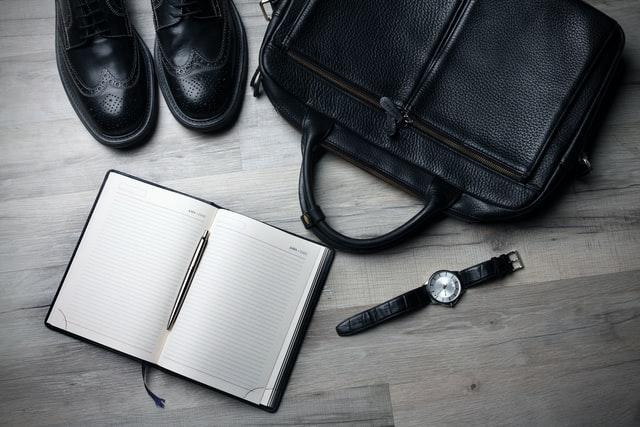
#> input picture data/image.jpg, 640 x 427 px
$ python filters_test.py
#> lines starting #> are read from the running program, lines starting #| are printed output that depends on the picture
### filters.py
#
#   @date:  [TODO: Today's date]
#   @author: [TODO: Student Names]

# This file is for the solutions of the wet part of HW2 in
# "Concurrent and Distributed Programming for Data processing
# and Machine Learning" course (02360370), Winter 2024
#
from numba import njit, cuda, prange
import imageio

import matplotlib.pyplot as plt
import numpy as np


'''
def correlation_gpu(kernel, image):
    ''''''Correlate using gpu
    Parameters
    ----------
    kernel : numpy array
        A small matrix
    image : numpy array
        A larger matrix of the image pixels

    Return
    ------
    An numpy array of same shape as image
    ''''''
    kernel_global_mem = cuda.to_device(kernel)

    image_global_mem = cuda.to_device(image)

    result_global_mem = cuda.device_array((image.shape[0], image.shape[1]))

    threadsperblock =  image.shape[1]

    blockspergrid = image.shape[0]

    correlation_kernel[blockspergrid, threadsperblock](kernel_global_mem, image_global_mem, result_global_mem)


    result = result_global_mem.copy_to_host()
    return result


@cuda.jit
def correlation_kernel(kernel, image, result):

    ty = cuda.threadIdx.x
    tx = cuda.blockIdx.x

    image_row = tx - ((kernel.shape[0] - 1) / 2)
    image_column = ty - ((kernel.shape[1] - 1) / 2)

    sum = 0

    for kernel_row in range(kernel.shape[0]):
        curr_image_row = image_row + kernel_row# - int((kernel.shape[0] - 1) / 2)
        if (curr_image_row < 0 or curr_image_row >= image.shape[0]):
            continue
        for kernel_column in range(kernel.shape[1]):
            curr_image_column = image_column + kernel_column# - int((kernel.shape[1] - 1) / 2)
            if (curr_image_column < 0 or curr_image_column >= image.shape[1]):
                continue
            sum += kernel[kernel_row][kernel_column] * image[curr_image_row][curr_image_column]

    result[tx][ty] = sum
'''
@njit(parallel = False)
def calc_correlation(kernel, image, image_row , image_column):  #gets the top left of a matrix as a parameter
    sum = 0.0
    curr_image_row = 0
    curr_image_column = 0

    for kernel_row in prange(kernel.shape[0]):
        curr_image_row = image_row + kernel_row #- int((kernel.shape[0] - 1) / 2)
        if(curr_image_row < 0 or curr_image_row >= image.shape[0]):
            continue
        for kernel_column in prange(kernel.shape[1]):
            curr_image_column = image_column + kernel_column #- int((kernel.shape[1] - 1) / 2)
            if(curr_image_column < 0 or curr_image_column >= image.shape[1]):
                continue
            sum += kernel[kernel_row][kernel_column] * image[curr_image_row][curr_image_column]

    return sum

@njit(parallel = True)
def correlation_numba(kernel, image):
    '''Correlate using numba
    Parameters
    ----------
    kernel : numpy array
        A small matrix
    image : numpy array
        A larger matrix of the image pixels

    Return
    ------
    An numpy array of same shape as image
    '''

    result = np.zeros((image.shape[0], image.shape[1]))
    top_left_row = 0
    top_left_column = 0
    for i in prange(image.shape[0]):
        for j in prange(image.shape[1]):
            #they wrote in the piazza that we are allowed to assume that the kernel matrix has an odd number of rows and columns
            top_left_row = int(i - ((kernel.shape[0] - 1) / 2))
            top_left_column = int(j - ((kernel.shape[1] - 1) / 2))
            result[i][j] = calc_correlation(kernel, image, top_left_row, top_left_column)
    return result


def sobel_operator():
    '''Load the image and perform the operator
        ----------
        Return
        ------
        An numpy array of the image
        '''
    pic = load_image()
#> in load_image, pic is the input picture: shape (427, 640, 3); mean R, G, B 106.1, 108.8, 111.2
    # your calculations

    kernel_0 = np.array([[1,0,-1],[2,0,-2],[1,0,-1]])
    kernel_1 = np.array([[3,0,-3],[10,0,-10],[3,0,-3]])
    kernel_2 = np.array([[1,0,-1],[2,0,-1],[1,0,-2],[2,0,-2],[1,0,-1]])
    kernel_3 = np.array([[1, 1, 1], [1, 0, 1], [1, 1, 1]])

    sobel_filter = kernel_2

    G_x = correlation_numba(sobel_filter, pic)
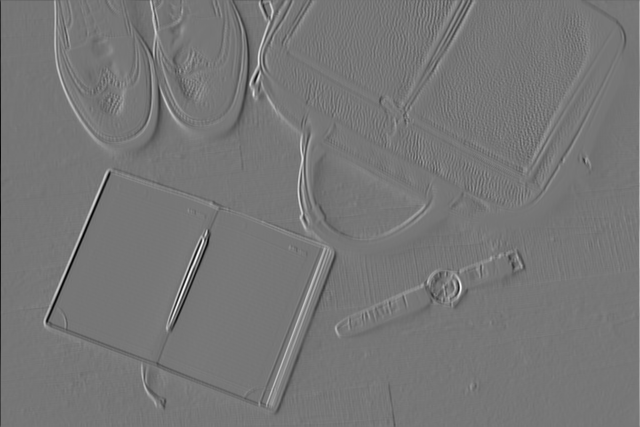
#> G_x: shape (427, 640) float64; min -1368.9, max 1572, mean 0.4; drawn with min black and max white
    G_y = correlation_numba(np.transpose(sobel_filter), pic)
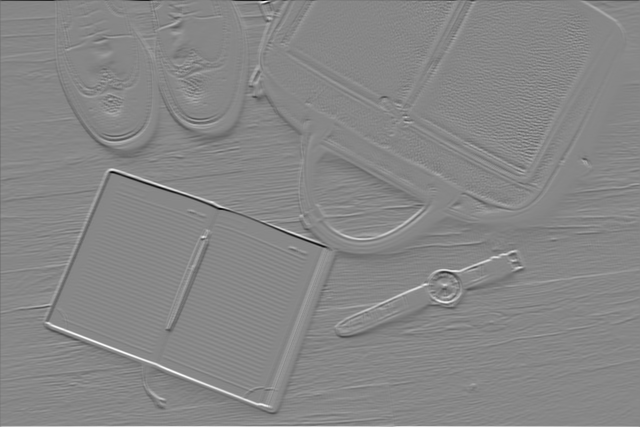
#> G_y: shape (427, 640) float64; min -1545.6, max 1370, mean -1.1; drawn with min black and max white

    G_x_2 = np.square(G_x)
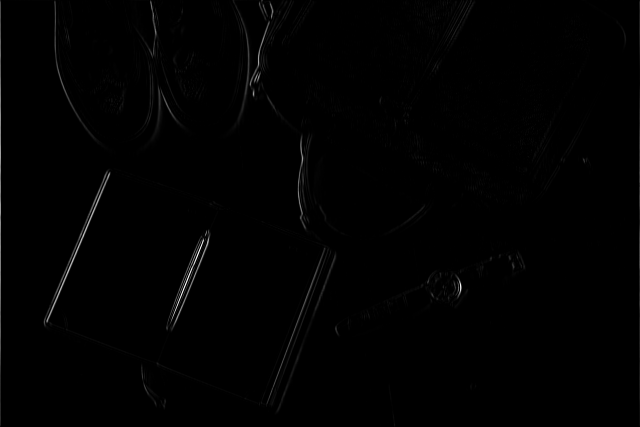
#> G_x_2: shape (427, 640) float64; min 0, max 2471284.6, mean 15212.3; drawn with min black and max white
    G_y_2 = np.square(G_y)
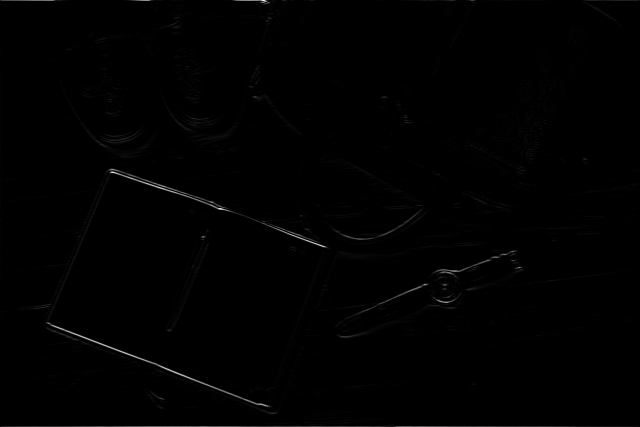
#> G_y_2: shape (427, 640) float64; min 0, max 2388978.3, mean 13513.2; drawn with min black and max white
    G_sum = G_x_2 + G_y_2
    G_sqrt = np.sqrt(G_sum)
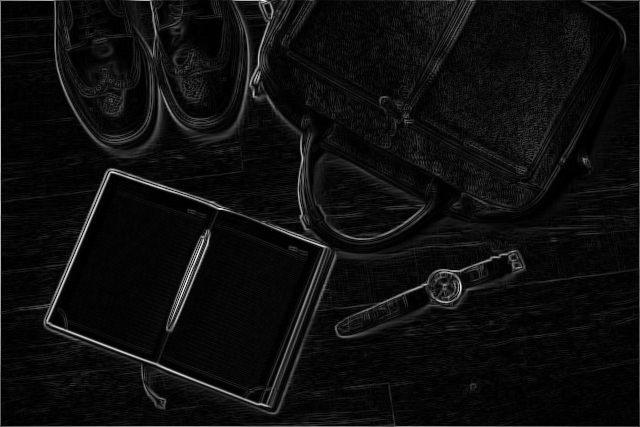
#> G_sqrt: shape (427, 640) float64; min 0, max 1632.8, mean 93.8; drawn with min black and max white
    print(pic.shape)
#| (427, 640)
    print(G_sqrt.shape)
#| (427, 640)
    return G_sqrt


def load_image():
    fname = 'data/image.jpg'
    pic = imageio.imread(fname)
    to_gray = lambda rgb : np.dot(rgb[... , :3] , [0.299 , 0.587, 0.114])
    gray_pic = to_gray(pic)
    return gray_pic


# [10 lines left out: function show_image, not called in this run]

### filters_test.py
#
# This file is NOT for submission!
#
import numpy as np
import matplotlib.pyplot as plt
import pickle
import timeit
from filters import *
from scipy.signal import convolve2d
import imageio
import os

# 7X7
edge_kernel = np.array([[-3/18, -2/13, -1/10, 0, 1/10, 2/13, 3/18],
                        [-3/13, -2/8, -1/5, 0, 1/5, 2/8, 3/13],
                        [-3/10, -2/5, -1/2, 0, 1/2, 2/5, 3/10],
                        [-3/9, -2/4, -1/1, 0, 1/1, 2/4, 3/9],
                        [-3/10, -2/5, -1/2, 0, 1/2, 2/5, 3/10],
                        [-3/13, -2/8, -1/5, 0, 1/5, 2/8, 3/13],
                        [-3/18, -2/13, -1/10, 0, 1/10, 2/13, 3/18]])


flipped_edge_kernel = np.array([[3/18, 2/13, 1/10, 0, -1/10, -2/13, -3/18],
                        [3/13, 2/8, 1/5, 0, -1/5, -2/8, -3/13],
                        [3/10, 2/5, 1/2, 0, -1/2, -2/5, -3/10],
                        [3/9, 2/4, 1/1, 0, -1/1, -2/4, -3/9],
                        [3/10, 2/5, 1/2, 0, -1/2, -2/5, -3/10],
                        [3/13, 2/8, 1/5, 0, -1/5, -2/8, -3/13],
                        [3/18, 2/13, 1/10, 0, -1/10, -2/13, -3/18]])

# 5X5
blur_kernel = np.array([[1/25, 1/25, 1/25, 1/25, 1/25],
                        [1/25, 1/25, 1/25, 1/25, 1/25],
                        [1/25, 1/25, 1/52, 1/25, 1/25],
                        [1/25, 1/25, 1/25, 1/25, 1/25],
                        [1/25, 1/25, 1/25, 1/25, 1/25]])

# 3X3
shapen_kernel = np.array([[0, -1, 0],
                          [-1, 5, -1],
                          [0, -1, 0]])


def get_image():
    fname = 'data/lena.dat'
    f = open(fname, 'rb')
    lena = np.array(pickle.load(f))
    f.close()
    return np.array(lena[175:390, 175:390])


# Note: Use this on your local computer to better understand what the correlation does.
def show_image(image):
    """ Plot an image with matplotlib

    Parameters
    ----------
    image: list
        2d list of pixels
    """
    plt.imshow(image, cmap='gray')
    plt.show()


def corr_comparison():
    """ Compare correlation functions run time.
    """
    image = get_image()

    def timer(kernel, f):
        return min(timeit.Timer(lambda: f(kernel, image)).repeat(10, 1))

    def correlation_cpu(kernel, image):
        return convolve2d(image, kernel, mode='same')

    print('CPU 3X3 kernel:', timer(shapen_kernel, correlation_cpu))
    print('Numba 3X3 kernel:', timer(shapen_kernel, correlation_numba))
'''    print('CUDA 3X3 kernel:', timer(shapen_kernel, correlation_gpu))
    print("---------------------------------------------")
    print( (convolve2d(image, shapen_kernel, mode='same')==correlation_cpu(shapen_kernel,image)).all() )

    print('CPU 5X5 kernel:', timer(blur_kernel, correlation_cpu))
    print('Numba 5X5 kernel:', timer(blur_kernel, correlation_numba))
    print('CUDA 5X5 kernel:', timer(blur_kernel, correlation_gpu))
    print("---------------------------------------------")

    print('CPU 7X7 kernel:', timer(flipped_edge_kernel, correlation_cpu))
    print('Numba 7X7 kernel:', timer(edge_kernel, correlation_numba))
    print('CUDA 7X7 kernel:', timer(edge_kernel, correlation_gpu))
    print("---------------------------------------------")

'''

if __name__ == '__main__':
    os.environ['NUMBAPRO_NVVM'] = '/usr/local/cuda-9.0/nvvm/lib64/libnvvm.so'
    os.environ['NUMBAPRO_LIBDEVICE'] = '/usr/local/cuda-9.0/nvvm/libdevice/'
    #corr_comparison()

    res = sobel_operator()
    show_image(res)
